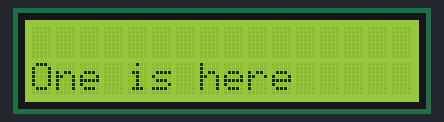
This sketch was run on a simulated Arduino Uno, built with avr-gcc and run on an emulated ATmega328P. On the bench: 16×2 character LCD. Random numbers use the default seed unless the sketch sets one; what the sketch prints to the serial monitor is not drawn.

Above: at 0.1 s.
At 15.4 s:
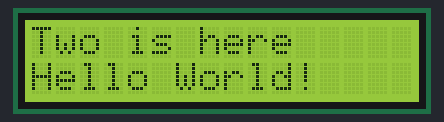
At 38.8 s:
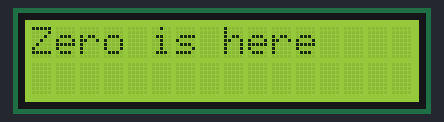

Measured:
- what the display in image 1 shows lasts 1.0 s, from 15.4 s to 16.4 s

The sketch:

DeskClock.ino
```cpp
#include <LiquidCrystal_I2C.h>
#include <Wire.h>

LiquidCrystal_I2C lcd(0x27, 16, 2);

void setup(){
    Serial.begin(9600);
    Serial.println("Hello World!");

    lcd.init();
    lcd.backlight();
}

void loop(){
    int value = random(0, 3);
    if(value == 0){
        lcd.setCursor(0, 0);
        lcd.print("Zero is here");
    }
    else if(value == 1){
        lcd.setCursor(0, 1);
        lcd.print("One is here");
    }
    else if(value == 2){
        lcd.setCursor(0, 0);
        lcd.print("Two is here");
        lcd.setCursor(0, 1);
        lcd.print("Hello World!");
    }
    delay(1000);
    lcd.clear();
}
```
